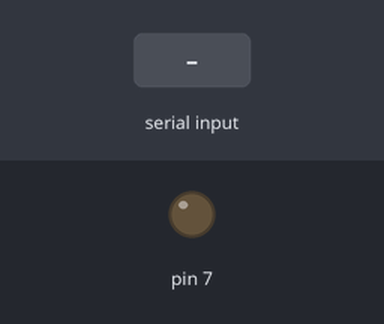
Recording of a sketch running on a simulated Arduino Uno, built with avr-gcc and run on an emulated ATmega328P. Shown: output pins drawn as LEDs (lit = HIGH). Inputs (shaded band) come from the test bench.

Above: at 1.2 s.
1.3 s: "H" received over Serial
At 1.7 s:
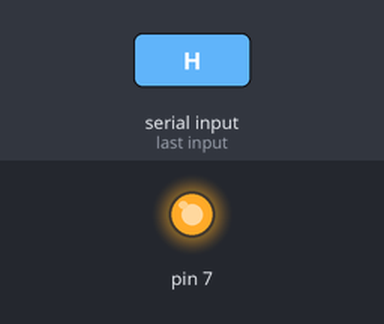
2.8 s: "1" received over Serial
At 4.1 s:
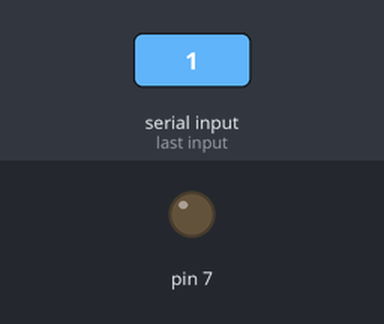
Timing chart, 0 to 5.8 s (numbered marks = the images above; inputs shaded):
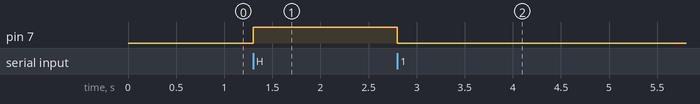

Measured:
- after the input at 1.3 s, pin 7: LOW → HIGH at once
- after the input at 2.8 s, pin 7: HIGH → LOW at once

The sketch:

sketch_mar10b.ino
```cpp
int incoming;

void setup() {
  pinMode(7, OUTPUT);
  Serial.begin(9600);
}

void loop() {
  if (Serial.available() > 0) {
    incoming  = Serial.read();
    if (incoming == 'H') {
      digitalWrite(7, HIGH);
    } else {
      digitalWrite(7, LOW);
    }
  }
}
```
